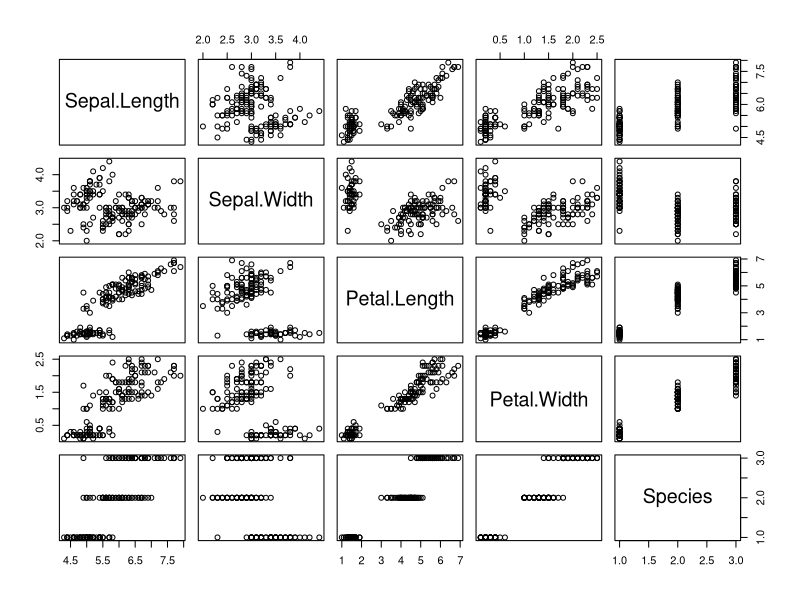
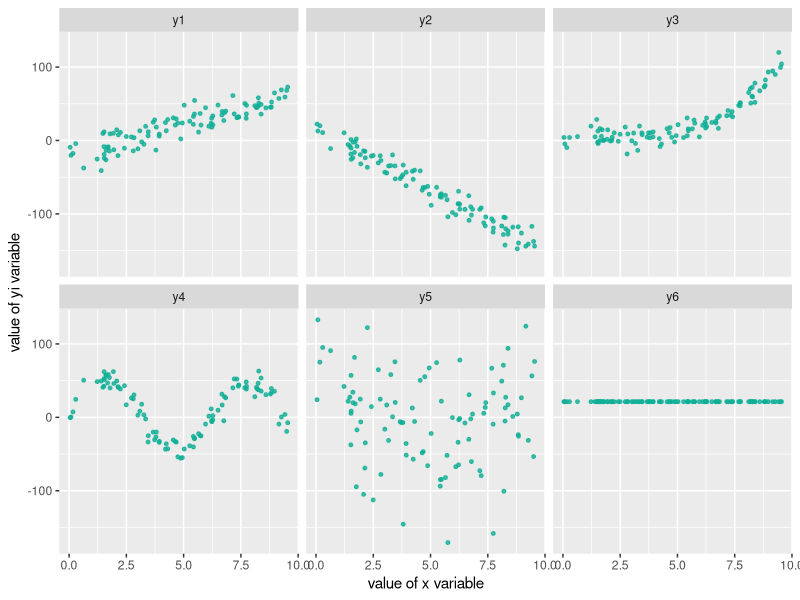
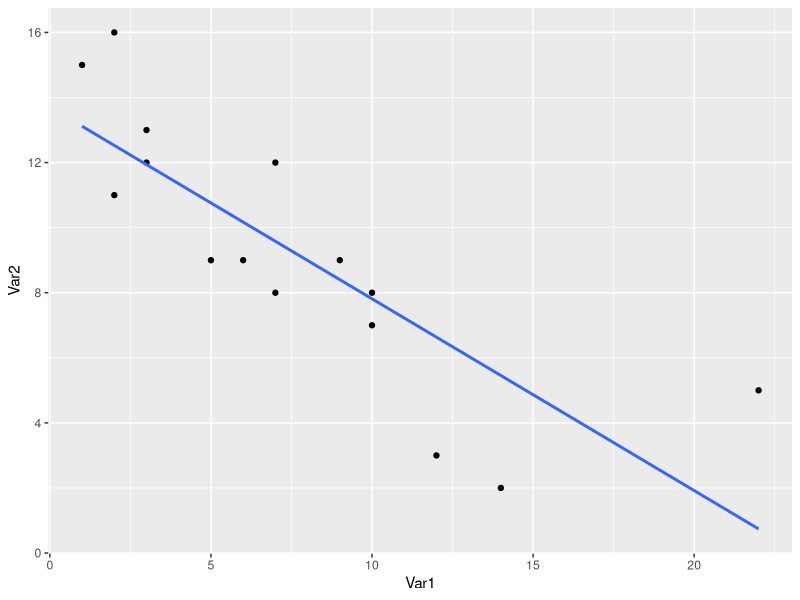
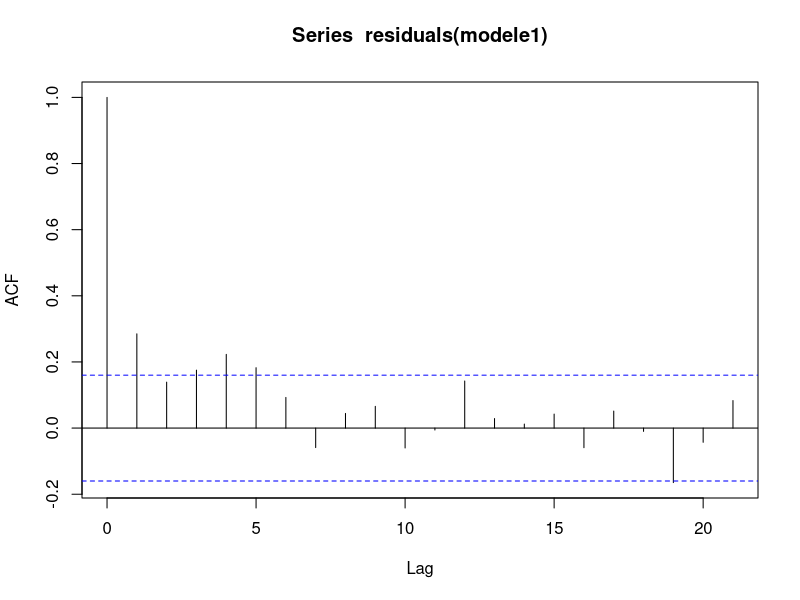
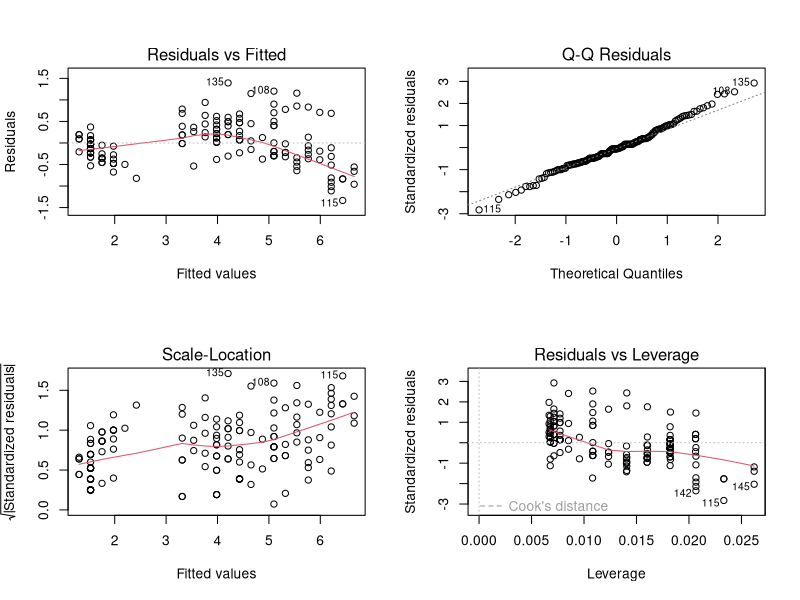
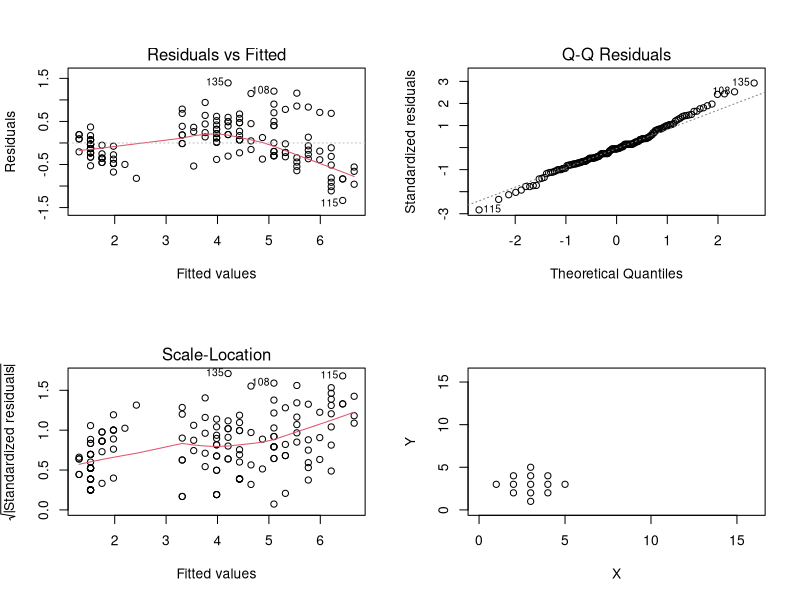
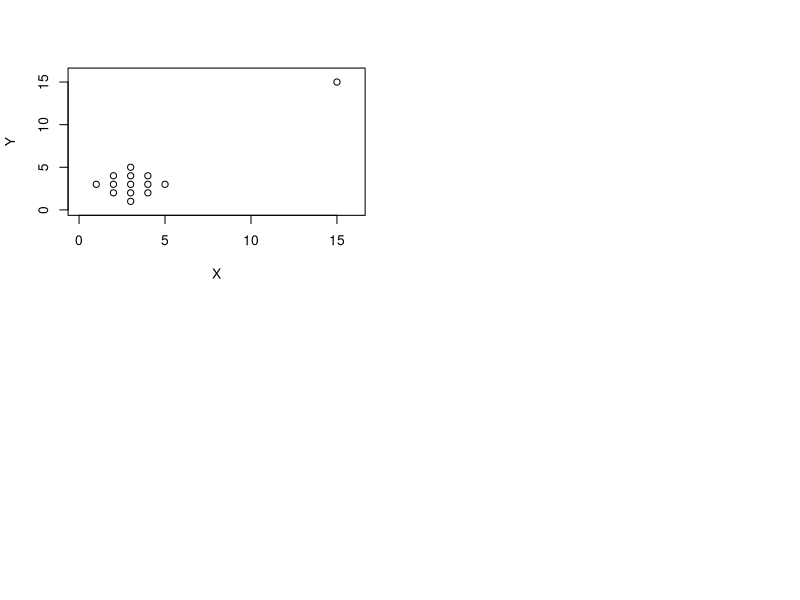
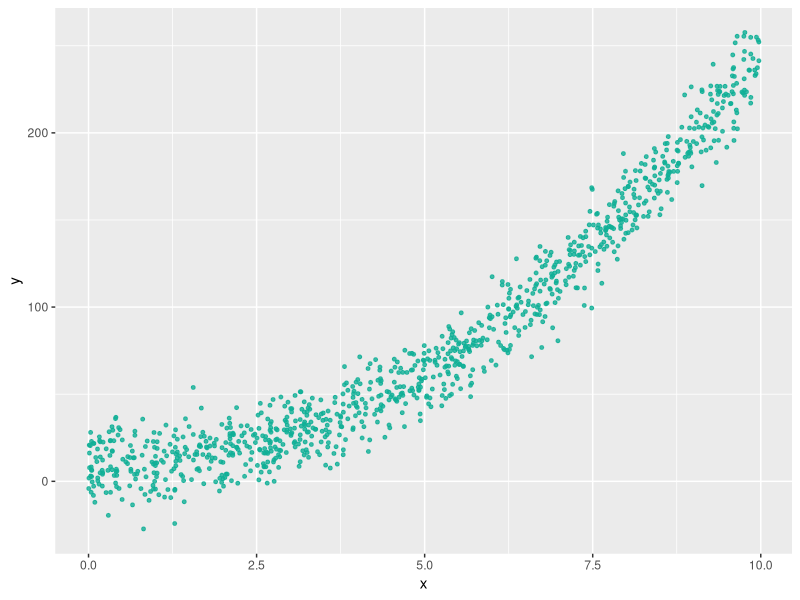

The R source for these figures, in order:
## ---- chunk 1
knitr::opts_chunk$set(echo = TRUE,fig.width =6,fig.align="center", fig.height = 3)
library(knitr)
library(xtable)
## ---- chunk 2
data(iris)
plot(iris)
## ---- chunk 3
x <- runif(100, min = 0, max=10)
y1 <- 8.5*x - 23 + rnorm(100,0, 12)
y2 <- -16*x +12 + rnorm(100,0,10)
y3 <- sqrt(exp(x)) + rnorm(100,0,8)
y4 <-  50*sin(x) + rnorm(100,0,10)
y5 <-  rnorm(100, 0, 60)
y6 <- 21.345
data2 <-  data.frame(x, y1, y2, y3, y4, y5, y6)
library(reshape2)
library(ggplot2)
data2 <- melt(data2, idvars=c("x"), measure.vars=c("y1","y2","y3","y4", "y5", "y6"))
plo2 <-  ggplot(data2, aes(x=x, y=value))+
  geom_point(size =1, color = "#0FAF96", alpha=0.8)+
  facet_wrap(~variable)+
  xlab("value of x variable")+
  ylab("value of yi variable")
  
plo2
## ---- chunk 4
library(ggplot2)
data <-  data.frame(X=c(1,2,3,5,6,7,12,14,22, 2,3 ,10,10,9,7),Y=c(15,16,13, 9,9,12,3,2,5,11,12,7,8,9,8))
plo <-  ggplot(data, aes(x=X, y=Y))+
  geom_point()+
  geom_smooth(method="lm", se=FALSE)+
  xlab("Var1")+
  ylab("Var2")
plo
## ---- chunk 5
regression <- lm(iris$Petal.Length~iris$Petal.Width)
summary(regression)
## ---- chunk 6
modele1 <- lm(iris$Petal.Length~ iris$Petal.Width)
acf(residuals(modele1))
## ---- chunk 7
modele1 <- lm(iris$Petal.Length~ iris$Petal.Width)
par(mfrow=c(2,2)) # pour avoir une matrice de graphes
plot(modele1)
## ---- chunk 8
modele1 <- lm(iris$Petal.Length~ iris$Petal.Width)
plot(modele1,1)
## ---- chunk 9
modele1 <- lm(iris$Petal.Length~ iris$Petal.Width)
plot(modele1,2)
## ---- chunk 10
modele1 <- lm(iris$Petal.Length~ iris$Petal.Width)
plot(modele1,3)
## ---- chunk 11
cor.test(iris$Petal.Length, iris$Petal.Width)
## ---- chunk 12
cor(iris[,1:4])
## ---- chunk 13
X <-  c(3,2,3,4,1,2,3,4,5,2,3,4,3)
Y <-  c(1,2,2,2,3,3,3,3,3,4,4,4,5)
plot(X, Y, xlim = c(0,16), ylim= c(0,16))
cor.test(X,Y)$estimate
## ---- chunk 14
X <-  c(3,2,3,4,1,2,3,4,5,2,3,4,3,15)
Y <-  c(1,2,2,2,3,3,3,3,3,4,4,4,5,15)
plot(X, Y, xlim = c(0,16), ylim= c(0,16))
cor.test(X,Y)$estimate
## ---- chunk 15
my_model <- lm(Petal.Width~Petal.Length, data=iris)
summary(my_model)
## ---- chunk 16
cor.test(iris$Sepal.Length, iris$Sepal.Width, method="spearman", exact = FALSE)
## ---- chunk 17
x <- runif(1000, min = 0, max=10)
y1 <- 1.5*x^2.2  + rnorm(1000,10, 12)
data2 <-  data.frame(x, y1)
library(ggplot2)
plo2 <-  ggplot(data2, aes(x=x, y=y1))+
  geom_point(size =1, color = "#0FAF96", alpha=0.8)+
  xlab(" x ")+
  ylab(" y ")
plo2
## ---- chunk 18
x <- runif(1000, min = 0, max=10)
y1 <- exp(1.5*x+ 0.2)  + 10000*rnorm(1000,10, 12)
data2 <-  data.frame(x, y1)
library(ggplot2)
plo2 <-  ggplot(data2, aes(x=x, y=y1))+
  geom_point(size =1, color = "#0FAF96", alpha=0.8)+
  xlab(" x ")+
  ylab(" y ")
plo2
## ---- chunk 19
x <- runif(1000, min = 0, max=10)
y1 <- 1.5*log(x)+ 0.2  + 0.22*rnorm(1000,1, 2)
data2 <-  data.frame(x, y1)
library(ggplot2)
plo2 <-  ggplot(data2, aes(x=x, y=y1))+
  geom_point(size =1, color = "#0FAF96", alpha=0.8)+
  xlab(" x ")+
  ylab(" y ")
plo2
## ---- chunk 20
x <- runif(1000, min = 0, max=10)
ymax <-  10
ymin <- 0
y1 <- ymin+ ((ymax -ymin) /(1 + exp(-1.5*x+6.8))) + 0.5*rnorm(1000,1,1)
data2 <-  data.frame(x, y1)
library(ggplot2)
plo2 <-  ggplot(data2, aes(x=x, y=y1))+
  geom_point(size =1, color = "#0FAF96", alpha=0.8)+
  xlab(" x ")+
  ylab(" y ")
plo2
## ---- chunk 21
library(RColorBrewer)
mypalette <-  brewer.pal(12,"Set3")
par(mar=c(0,0,0,0))
mosaicplot(~Class+Survived, data=Titanic, color=mypalette,main = "")
## ---- chunk 22
library(ggplot2)
library(cowplot)


n <-  4000
xval <-  rbeta(n, shape1 = 2, shape2 = 5) * 1000
mydf <-  data.frame(x=xval)
xmean <-  mean(xval)
xsd <-  sd(xval)

xlabels <- data.frame(
  x = c(quantile(mydf$x)),
  y = c(rep(330,5) ),
  text = paste0(c("","Q1: ", "Q2: ", "Q3: ", ""),names(quantile(mydf$x)))
)
distriPlot <-  ggplot(mydf, aes(x=x))+
  geom_histogram(bins = 50, fill="#0FAF96", color="grey")+
  geom_vline(data = xlabels, xintercept = xlabels$x, linetype=c(2,2,1,2,2))+
  geom_label(data= xlabels, aes(x=x,y=y,label=text) )+
  xlab("X")+
  ylab("Effectif")

# Marginal density plot of x (top panel) and y (right panel)
yplot <- ggplot(mydf, aes(y = xval))+
  geom_boxplot(outlier.alpha = 0.2)+
  coord_flip()+
  xlab("")+
  ylab("")+
  theme_void()

#assemblage
plot_grid(yplot, distriPlot,  ncol = 1, align = "hv",scale = c(1,1), 
          rel_widths = c(1, 1), rel_heights = c(1, 3))
## ---- chunk 23
p <- ggplot(mpg, aes(class, hwy))
p + geom_boxplot(outlier.alpha = 0.2) +xlab("type de véhicule (var. qualitative)") +ylab("consommation (var. quantitative")+theme_light()
